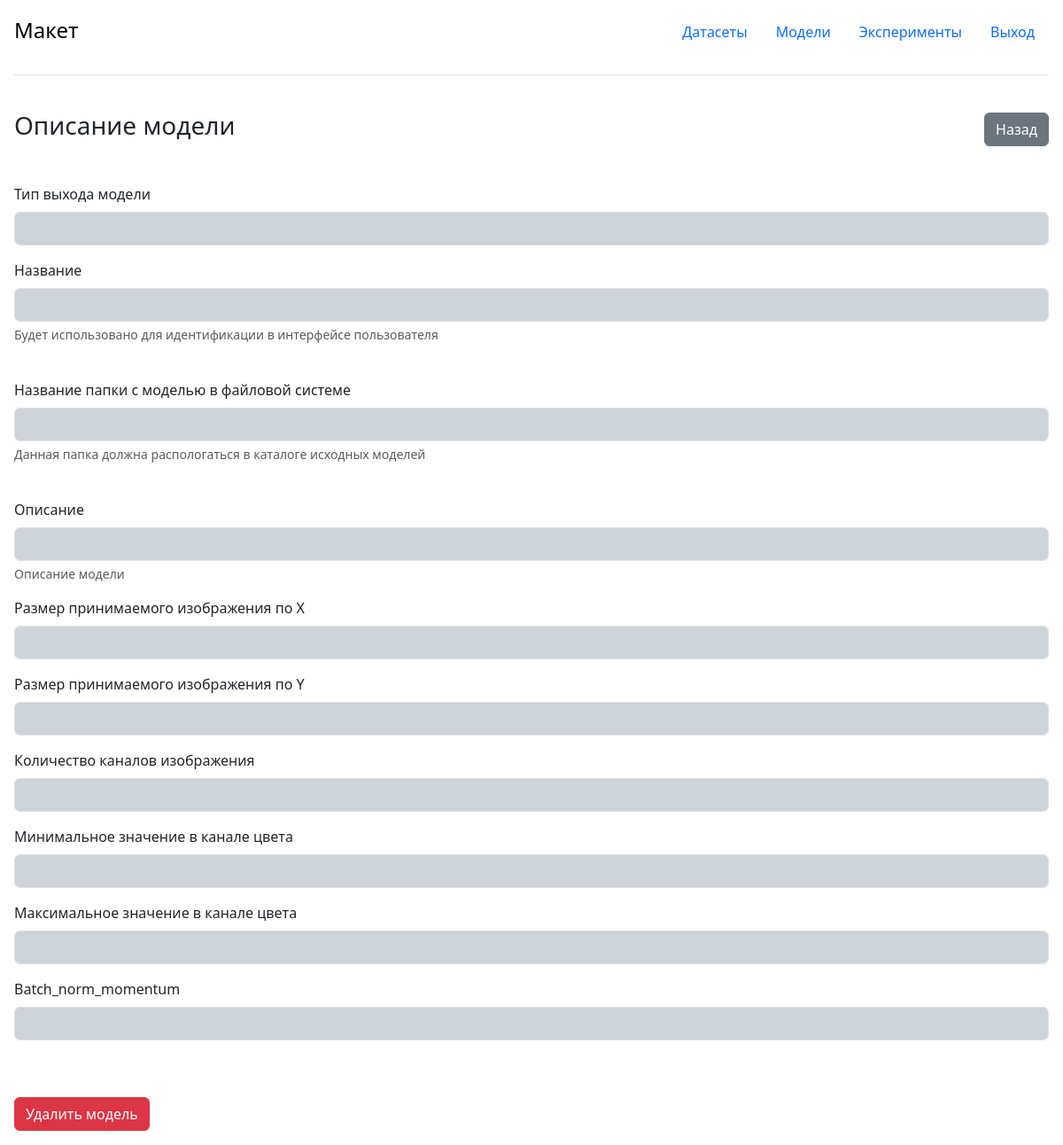
The page /models/detail/6 on the database as committed earlier.
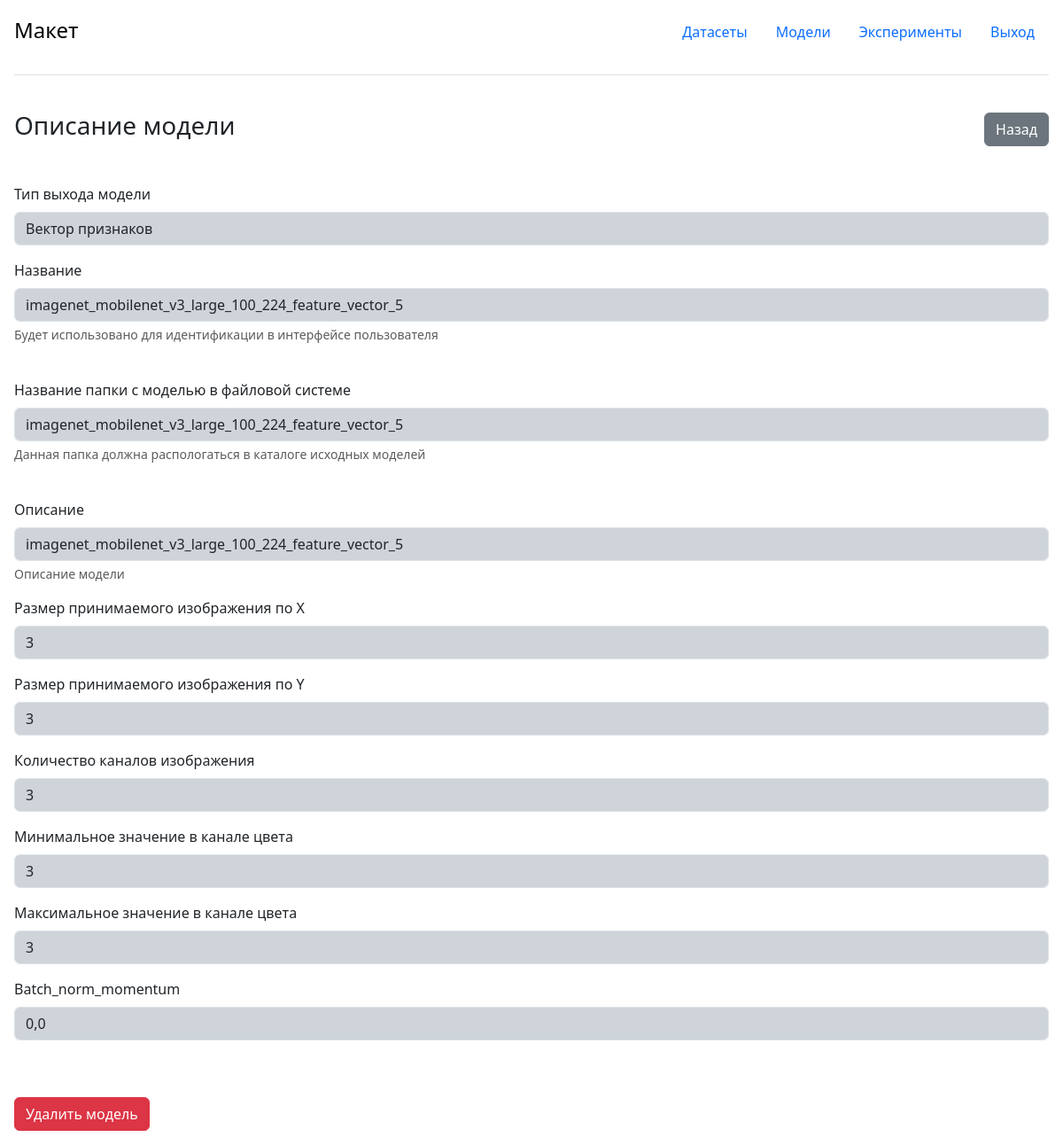
The same page on the database as committed later.
### portal/entity/model/orm.py (models this page shows, shortened)
class INS(models.Model):
    type = models.IntegerField(verbose_name='Вектор признаков (0), классификатор(1)')
    dir_name = models.CharField(max_length=100, verbose_name='Имя файла', unique=True, null=False, blank=False)
    shortName = models.CharField(max_length=100, verbose_name='Имя модели', unique=True, null=False, blank=False)
    comments = models.TextField(verbose_name="Описание")
    input_size_x = models.IntegerField(verbose_name='Size X')
    input_size_y = models.IntegerField(verbose_name='Size Y')
    input_size_ch = models.IntegerField(verbose_name='Channels num')
    min = models.IntegerField(verbose_name='Min values input')
    max = models.IntegerField(verbose_name='Max values input')
    batch_norm_momentum = models.FloatField()
    dir_size = models.IntegerField()
    class Meta:
        verbose_name_plural = '02 Модели'
        verbose_name = 'Модель'
        ordering = ['-shortName']

### portal/entity/model/views.py (the view)
# urls.py: path('detail/<int:id>', model_detail, name='model_detail'),
def model_detail(request, id):
    form = INS.objects.filter(pk=id).first()
    context = {
        "form": form
    }
    return render(request, 'portal/pages/model/detail.html', context)

### portal/templates/portal/pages/model/detail.html (shortened to what this page needs)
{% extends 'portal/mainLayaut.html' %}
{% load static %}
{% block content %}
    <main class="">
        <div class="d-flex justify-content-between align-items-center pb-3">
            <h3>Описание модели</h3>
            <input type="button" class="btn btn-secondary" value="Назад" onclick="goBack()">
        </div>
        <form action="{% url 'model_add' %}" method="post" class="form">
            <div class="mb-3">
                <label class="form-label">Тип выхода модели</label>
                <input type="text"
                       value="{% if form.type == 0 %}Вектор признаков {% endif %} {% if form.type == 1 %}Классификатор {% endif %}"
                       class="form-control bg-dark-subtle" name="type_tmp" readonly>
            </div>
            <div class="mb-3">
                <label class="form-label">Название</label>
                <input type="text" value="{{ form.shortName }}" class="form-control bg-dark-subtle" name="shortName"
                       readonly>
                <div class="form-text">Будет использовано для идентификации в интерфейсе пользователя</div>
            </div>
            <br/>
            <div class="mb-3">
                <label class="form-label">Название папки с моделью в файловой системе</label>
                <input type="text" value="{{ form.dir_name }}" class="form-control bg-dark-subtle" name="dir_name"
                       readonly>
                <div class="form-text">Данная папка должна распологаться в каталоге исходных моделей</div>
            </div>
            <br/>
            <div class="mb-3">
                <label class="form-label">Описание</label>
                <input type="text" value="{{ form.comments }}" class="form-control bg-dark-subtle" name="comments"
                       readonly>
                <div class="form-text">Описание модели</div>
            </div>
            <div class="mb-3">
                <label class="form-label">Размер принимаемого изображения по X</label>
                <input type="number" value="{{ form.input_size_x }}" class="form-control bg-dark-subtle"
                       name="input_size_x" readonly>
            </div>
            <div class="mb-3">
                <label class="form-label">Размер принимаемого изображения по Y</label>
                <input type="number" value="{{ form.input_size_y }}" class="form-control bg-dark-subtle"
                       name="input_size_y" readonly>
            </div>
            <div class="mb-3">
                <label class="form-label">Количество каналов изображения</label>
                <input type="number" value="{{ form.input_size_ch }}" class="form-control bg-dark-subtle"
                       name="input_size_ch" readonly>
            </div>
            <div class="mb-3">
                <label class="form-label">Минимальное значение в канале цвета</label>
                <input type="number" value="{{ form.min }}" class="form-control bg-dark-subtle" name="min" readonly>
            </div>
            <div class="mb-3">
                <label class="form-label">Максимальное значение в канале цвета</label>
                <input type="number" value="{{ form.max }}" class="form-control bg-dark-subtle" name="max" readonly>
            </div>
            <div class="mb-3">
                <label class="form-label">Batch_norm_momentum</label>
                <input type="text" value="{{ form.batch_norm_momentum }}" class="form-control bg-dark-subtle"
                       name="arguments"
                       readonly>
            </div>
        </form>
    </main>
    <br/>
    <br/>
    <a href="{% url 'model_del' form.pk %}" class="btn btn-danger" role="button" aria-disabled="true">Удалить
        модель</a>
{% endblock content %}

### portal/templates/portal/mainLayaut.html (shortened to what this page needs)
{% load static %}
<!doctype html>
<html lang="ru">
<head>
    <link rel="stylesheet" href="{% static 'portal/index.css' %}">
    <link href="{% static 'portal/bootstrap/css/bootstrap.min.css' %}" rel="stylesheet">
</head>
<body>
    <header class="">{% include "portal/parts/header.html" %}</header>
    <div class="main">
        {% block content %}
        {% endblock content %}
    </div>
</body>
</html>

### portal/templates/portal/parts/header.html
{% load static %}
<div class="px-3">
    <header class="d-flex flex-wrap justify-content-center py-3 mb-4 border-bottom">
        <a href="/"
           class="d-flex align-items-center mb-3 me-auto link-body-emphasis text-decoration-none">
           <span class="fs-4">Макет</span>
        </a>
        <ul class="nav nav-pills">
            <li class="nav-item">
                <a href="{% url 'dataset_list' %}"
                   class="nav-link {% if request.path == '/datasets/' %} active {% endif %}> text-decoration-none"
                   aria-current="page">Датасеты</a>
            </li>
            <li class="nav-item">
                <a href="{% url 'models_list' %}"
                   class="nav-link {% if request.path == '/models/' %} active {% endif %} text-decoration-none">Модели</a>
            </li>
            <li class="nav-item">
                <a href="#"
                   class="nav-link {% if request.path == '/experiments/' %} active {% endif %} text-decoration-none">Эксперименты</a>
            </li>
            <li class="nav-item">
                <a href="{% url 'logout' %}?next=/" class="nav-link  text-decoration-none">Выход</a>
            </li>
        </ul>
    </header>
</div>

### portal/static/portal/index.css (style rules this page uses)
body { font-family: open-sans, sans-serif; margin: 0; }
.main { padding: 1rem; }

Rows that differ between the two databases and show on the page:
added INS: type_tmp "Вектор признаков", shortName "imagenet_mobilenet_v3_large_100_224_feature_vector_5", dir_name "imagenet_mobilenet_v3_large_100_224_feature_vector_5", comments "imagenet_mobilenet_v3_large_100_224_feature_vector_5", input_size_x "3", input_size_y "3", input_size_ch "3", min "3", max "3", arguments "0,0"
